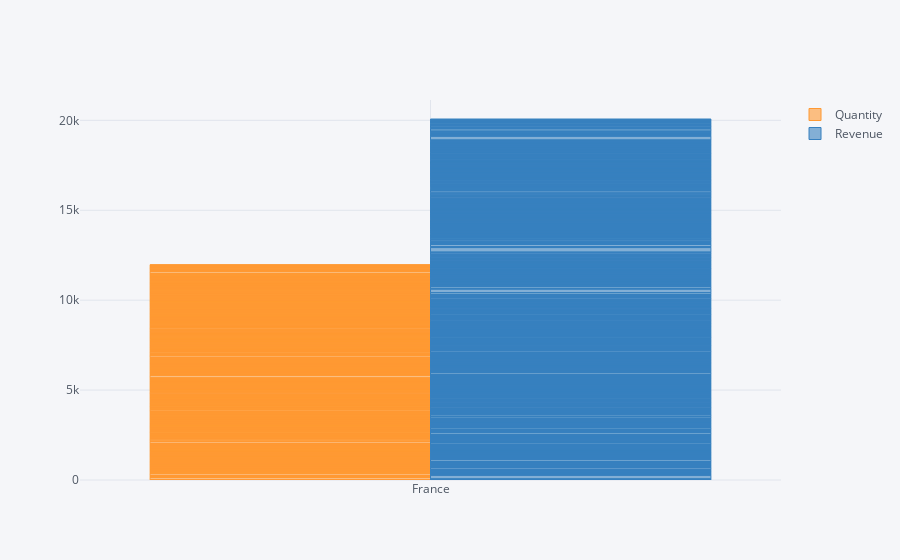

Notebook cell for this chart:
### Markdown cell above
## 2. Create an interactive line chart showing quantity and revenue sold to France between January 1st and May 31st 2011.

### Code cell
b = data.loc[(data['Country'] =='France')&(data['InvoiceDate'].dt.year == 2011)&(data['InvoiceDate'].dt.month >= 4)&(data['InvoiceDate'].dt.month <= 5), ['Quantity', 'Country','Revenue']]
b.iplot(kind='bar', x='Country')

### Figure 1 — Plotly figure (JSON) as saved in the notebook; plotly's stock layout.template omitted (floating-point values rounded to 4 significant figures; data arrays with more than 128 entries replaced by an {"elided": "..."} marker saying what was removed)
{"data": [{"marker": {"color": "rgba(255, 153, 51, 0.6)", "line": {"color": "rgba(255, 153, 51, 1.0)", "width": 1}}, "name": "Quantity", "orientation": "v", "text": "", "type": "bar", "uid": "5afb37ab-b550-4d94-b6a0-1edfa5a9d6b9", "x": {"elided": "907 str values"}, "y": {"elided": "907 int values"}}, {"marker": {"color": "rgba(55, 128, 191, 0.6)", "line": {"color": "rgba(55, 128, 191, 1.0)", "width": 1}}, "name": "Revenue", "orientation": "v", "text": "", "type": "bar", "uid": "773b5638-1b0c-46a0-b993-3b965bf3ffd1", "x": {"elided": "907 str values"}, "y": {"elided": "907 float values"}}], "layout": {"legend": {"bgcolor": "#F5F6F9", "font": {"color": "#4D5663"}}, "paper_bgcolor": "#F5F6F9", "plot_bgcolor": "#F5F6F9", "title": {"font": {"color": "#4D5663"}}, "xaxis": {"gridcolor": "#E1E5ED", "showgrid": true, "tickfont": {"color": "#4D5663"}, "title": {"font": {"color": "#4D5663"}, "text": ""}, "zerolinecolor": "#E1E5ED"}, "yaxis": {"gridcolor": "#E1E5ED", "showgrid": true, "tickfont": {"color": "#4D5663"}, "title": {"font": {"color": "#4D5663"}, "text": ""}, "zerolinecolor": "#E1E5ED"}}}
